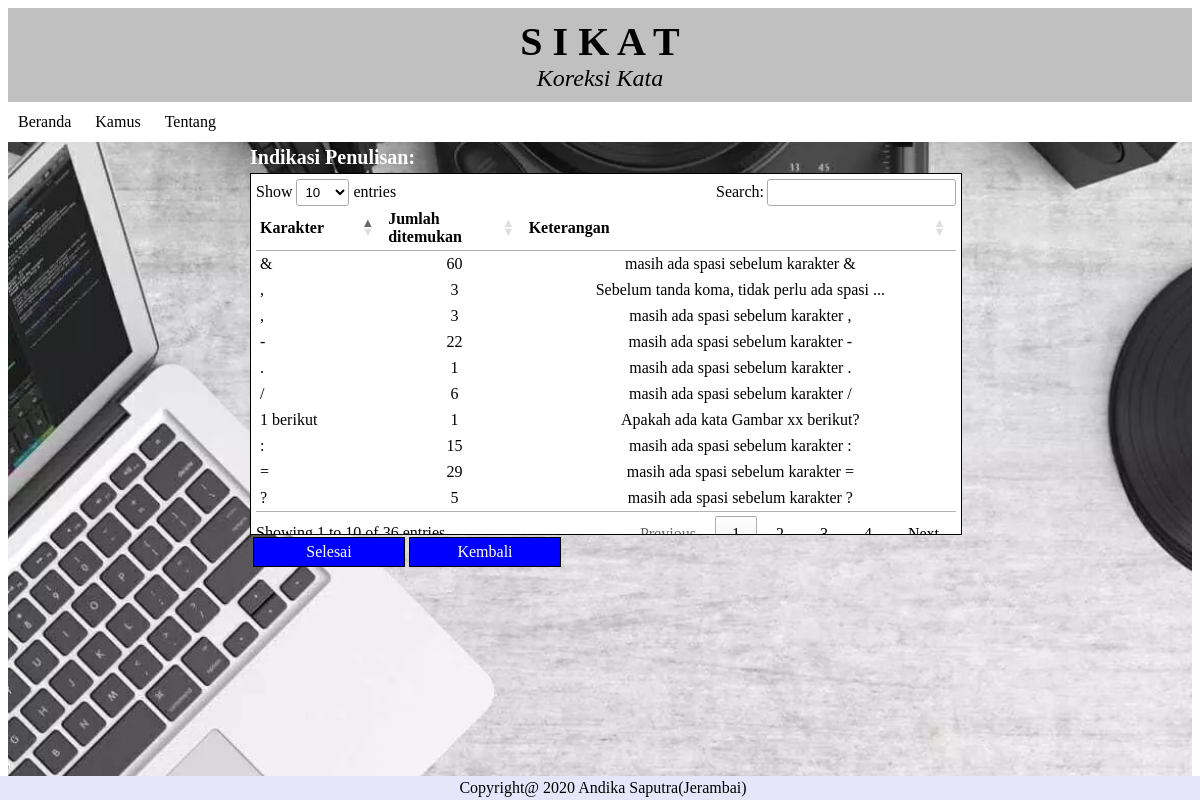
/cekat/file/karakter.php, run on an earlier commit of the app's database.
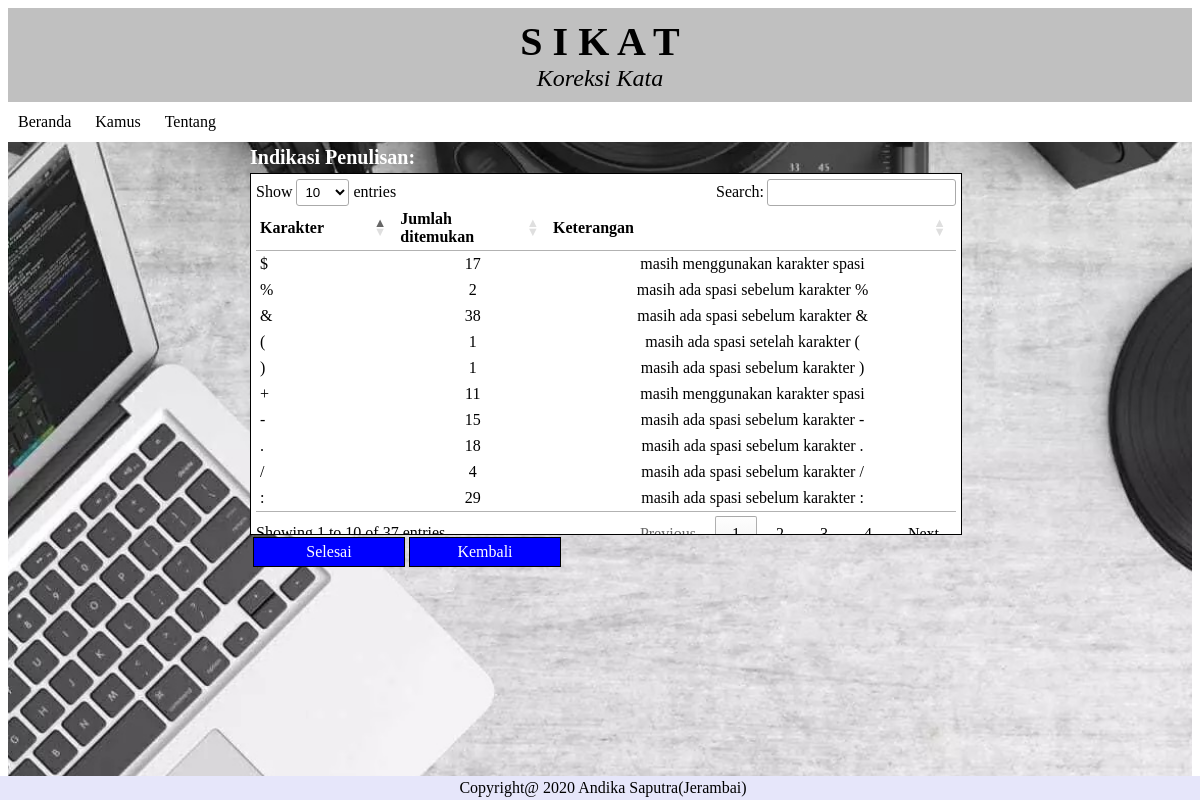
And on a later commit of the database.
### tables this page shows
CREATE TABLE `karakter` (
  `id` int(4) NOT NULL,
  `jumlah` int(10) NOT NULL DEFAULT 0,
  `karakter` char(46) DEFAULT NULL,
  `keterangan` char(116) DEFAULT NULL
);

### cekat/file/karakter.php (the view, shortened to what this page needs)
<html>
<head>
	<link rel="stylesheet" type="text/css" href="../style.css">
	<link rel="stylesheet" type="text/css" href="//cdn.datatables.net/1.10.19/css/jquery.dataTables.min.css">
  </head>
<body>
	<div class="latar">
	<div class="header">
	<header>
		<header class="judul"><b>S  I  K  A  T</b></header>
		<header class="deskripsi"><i>Koreksi Kata</i></header>
	</header>
	</div>
	<div id="menu">
	<?php include("../menubar.php"); ?>
	</div>
	<div class="tengah">
	<h2>Indikasi Penulisan:</h2>
	<div class = "auto">
	<table id="contact-detail" class="compact" cellspacing="0" width="100%">
<thead>
	<tr>
		<th>Karakter</th>
		<th>Jumlah ditemukan</th>
		<th>Keterangan</th>
	</tr>
</thead>
<tbody>
<?php
include "../koneksi.php";
$tampil=mysqli_query($conn,"SELECT karakter, jumlah, keterangan FROM karakter order by karakter desc");
	foreach($tampil as $kuy){
		if ($kuy['jumlah']==0) continue;
    echo "
		<tr>
		<td>".$kuy['karakter']."</td>
		<td align='center'>".$kuy['jumlah']."</td>
		<td align='center'>".$kuy['keterangan']."</td>
		</tr>
		";
    }
?>
</tbody>
</table>
</div>
<table>
<tr>
	<td align="center"><a href="baqo.php?data=upload" type="submit">Selesai</a></td>
  <td align="center"><a href="baqo.php?data=baca" type="submit">Kembali</a></td>
</tr>
</table>
</div>
<div id="footer">
Copyright@ 2020  Andika Saputra(Jerambai)
</div>
</div>
</body>
</html>

What changed in the data, as far as the page shows it:
no longer on this page (row edited): karakter: karakter "1 berikut", jumlah "1", keterangan "Apakah ada kata Gambar xx berikut?"
no longer on this page (row edited): karakter: karakter "?", jumlah "5", keterangan "masih ada spasi sebelum karakter ?"
no longer on this page (row edited): karakter: karakter "=", jumlah "29", keterangan "masih ada spasi sebelum karakter ="
no longer on this page (row edited): karakter: karakter ",", jumlah "3", keterangan "Sebelum tanda koma, tidak perlu ada spasi ..."
no longer on this page (row edited): karakter: karakter ",", jumlah "3", keterangan "masih ada spasi sebelum karakter ,"
now on this page (row edited): karakter: karakter "(", jumlah "1", keterangan "masih ada spasi setelah karakter ("
changed karakter "masih ada spasi sebelum karakter :": jumlah "15" → "29"
changed karakter "masih ada spasi sebelum karakter /": jumlah "6" → "4"
changed karakter "masih ada spasi sebelum karakter .": jumlah "1" → "18"
changed karakter "masih ada spasi sebelum karakter -": jumlah "22" → "15"
now on this page (row edited): karakter: karakter "+", jumlah "11", keterangan "masih menggunakan karakter spasi"
now on this page (row edited): karakter: karakter ")", jumlah "1", keterangan "masih ada spasi sebelum karakter )"
changed karakter "masih ada spasi sebelum karakter &": jumlah "60" → "38"
now on this page (row edited): karakter: karakter "%", jumlah "2", keterangan "masih ada spasi sebelum karakter %"
now on this page (row edited): karakter: karakter "$", jumlah "17", keterangan "masih menggunakan karakter spasi"
Also different on the page:
text written by a page script: "Show entries Search: Showing 1 to 10 of 36 entries Previous 1 2 3 4 Next" → "Show entries Search: Showing 1 to 10 of 37 entries Previous 1 2 3 4 Next"
